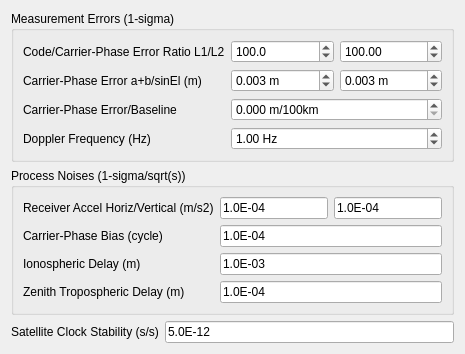
     <widget class="QWidget" name="TabSheet4">
      <property name="toolTip">
       <string/>
      </property>
      <attribute name="title">
       <string>S&amp;tatistics</string>
      </attribute>
      <layout class="QGridLayout" name="gridLayout_4">
       <item row="1" column="0" colspan="2">
        <widget class="QGroupBox" name="GroupBox4">
         <property name="toolTip">
          <string/>
         </property>
         <property name="title">
          <string>Process Noises (1-sigma/sqrt(s))</string>
         </property>
         <layout class="QGridLayout" name="gridLayout_9">
          <item row="0" column="0">
           <widget class="QLabel" name="Label33">
            <property name="enabled">
             <bool>true</bool>
            </property>
            <property name="toolTip">
             <string/>
            </property>
            <property name="text">
             <string>Receiver Accel Horiz/Vertical (m/s2)</string>
            </property>
           </widget>
          </item>
          <item row="0" column="1">
           <widget class="QLineEdit" name="PrNoise4">
            <property name="enabled">
             <bool>true</bool>
            </property>
            <property name="toolTip">
             <string/>
            </property>
            <property name="text">
             <string>1.0E-04</string>
            </property>
           </widget>
          </item>
          <item row="0" column="2">
           <widget class="QLineEdit" name="PrNoise5">
            <property name="enabled">
             <bool>true</bool>
            </property>
            <property name="toolTip">
             <string/>
            </property>
            <property name="text">
             <string>1.0E-04</string>
            </property>
           </widget>
          </item>
          <item row="1" column="0">
           <widget class="QLabel" name="Label26">
            <property name="enabled">
             <bool>true</bool>
            </property>
            <property name="toolTip">
             <string/>
            </property>
            <property name="text">
             <string>Carrier-Phase Bias (cycle)</string>
            </property>
           </widget>
          </item>
          <item row="1" column="1" colspan="2">
           <widget class="QLineEdit" name="PrNoise1">
            <property name="enabled">
             <bool>true</bool>
            </property>
            <property name="toolTip">
             <string/>
            </property>
            <property name="text">
             <string>1.0E-04</string>
            </property>
           </widget>
          </item>
          <item row="2" column="0">
           <widget class="QLabel" name="Label27">
            <property name="enabled">
             <bool>true</bool>
            </property>
            <property name="toolTip">
             <string/>
            </property>
            <property name="text">
             <string>Ionospheric Delay (m)</string>
            </property>
           </widget>
          </item>
          <item row="2" column="1" colspan="2">
           <widget class="QLineEdit" name="PrNoise2">
            <property name="enabled">
             <bool>true</bool>
            </property>
            <property name="toolTip">
             <string/>
            </property>
            <property name="text">
             <string>1.0E-03</string>
            </property>
           </widget>
          </item>
          <item row="3" column="0">
           <widget class="QLabel" name="Label28">
            <property name="enabled">
             <bool>true</bool>
            </property>
            <property name="toolTip">
             <string/>
            </property>
            <property name="text">
             <string>Zenith Tropospheric Delay (m)</string>
            </property>
           </widget>
          </item>
          <item row="3" column="1" colspan="2">
           <widget class="QLineEdit" name="PrNoise3">
            <property name="enabled">
             <bool>true</bool>
            </property>
            <property name="toolTip">
             <string/>
            </property>
            <property name="text">
             <string>1.0E-04</string>
            </property>
           </widget>
          </item>
         </layout>
        </widget>
       </item>
       <item row="0" column="0" colspan="2">
        <widget class="QGroupBox" name="GroupBox3">
         <property name="toolTip">
          <string/>
         </property>
         <property name="title">
          <string>Measurement Errors (1-sigma)</string>
         </property>
         <layout class="QGridLayout" name="gridLayout_8">
          <item row="1" column="2">
           <widget class="QDoubleSpinBox" name="MeasErrR2">
            <property name="maximum">
             <double>1000000.000000000000000</double>
            </property>
            <property name="value">
             <double>100.000000000000000</double>
            </property>
           </widget>
          </item>
          <item row="1" column="1">
           <widget class="QDoubleSpinBox" name="MeasErrR1">
            <property name="decimals">
             <number>1</number>
            </property>
            <property name="maximum">
             <double>100000.000000000000000</double>
            </property>
            <property name="value">
             <double>100.000000000000000</double>
            </property>
           </widget>
          </item>
          <item row="5" column="1" colspan="2">
           <widget class="QDoubleSpinBox" name="MeasErr4">
            <property name="suffix">
             <string> m/100km</string>
            </property>
            <property name="decimals">
             <number>3</number>
            </property>
           </widget>
          </item>
          <item row="6" column="1" colspan="2">
           <widget class="QDoubleSpinBox" name="MeasErr5">
            <property name="suffix">
             <string> Hz</string>
            </property>
            <property name="minimum">
             <double>-10000.000000000000000</double>
            </property>
            <property name="maximum">
             <double>10000.000000000000000</double>
            </property>
            <property name="value">
             <double>1.000000000000000</double>
            </property>
           </widget>
          </item>
          <item row="1" column="0">
           <widget class="QLabel" name="Label6">
            <property name="enabled">
             <bool>true</bool>
            </property>
            <property name="toolTip">
             <string/>
            </property>
            <property name="text">
             <string>Code/Carrier-Phase Error Ratio L1/L2</string>
            </property>
           </widget>
          </item>
          <item row="3" column="0">
           <widget class="QLabel" name="Label7">
            <property name="enabled">
             <bool>true</bool>
            </property>
            <property name="toolTip">
             <string/>
            </property>
            <property name="text">
             <string>Carrier-Phase Error a+b/sinEl (m)</string>
            </property>
           </widget>
          </item>
          <item row="5" column="0">
           <widget class="QLabel" name="Label16">
            <property name="enabled">
             <bool>true</bool>
            </property>
            <property name="toolTip">
             <string/>
            </property>
            <property name="text">
             <string>Carrier-Phase Error/Baseline</string>
            </property>
           </widget>
          </item>
          <item row="6" column="0">
           <widget class="QLabel" name="Label10">
            <property name="enabled">
             <bool>true</bool>
            </property>
            <property name="toolTip">
             <string/>
            </property>
            <property name="text">
             <string>Doppler Frequency (Hz)</string>
            </property>
           </widget>
          </item>
          <item row="3" column="2">
           <widget class="QDoubleSpinBox" name="MeasErr3">
            <property name="suffix">
             <string> m</string>
            </property>
            <property name="decimals">
             <number>3</number>
            </property>
            <property name="maximum">
             <double>10.000000000000000</double>
            </property>
            <property name="singleStep">
             <double>0.001000000000000</double>
            </property>
            <property name="value">
             <double>0.003000000000000</double>
            </property>
           </widget>
          </item>
          <item row="3" column="1">
           <widget class="QDoubleSpinBox" name="MeasErr2">
            <property name="suffix">
             <string> m</string>
            </property>
            <property name="decimals">
             <number>3</number>
            </property>
            <property name="maximum">
             <double>10.000000000000000</double>
            </property>
            <property name="singleStep">
             <double>0.001000000000000</double>
            </property>
            <property name="value">
             <double>0.003000000000000</double>
            </property>
           </widget>
          </item>
         </layout>
        </widget>
       </item>
       <item row="2" column="0">
        <widget class="QLabel" name="Label29">
         <property name="enabled">
          <bool>true</bool>
         </property>
         <property name="toolTip">
          <string/>
         </property>
         <property name="text">
          <string>Satellite Clock Stability (s/s)</string>
         </property>
        </widget>
       </item>
       <item row="2" column="1">
        <widget class="QLineEdit" name="SatClkStab">
         <property name="enabled">
          <bool>true</bool>
         </property>
         <property name="toolTip">
          <string/>
         </property>
         <property name="text">
          <string>5.0E-12</string>
         </property>
        </widget>
       </item>
      </layout>
     </widget>
